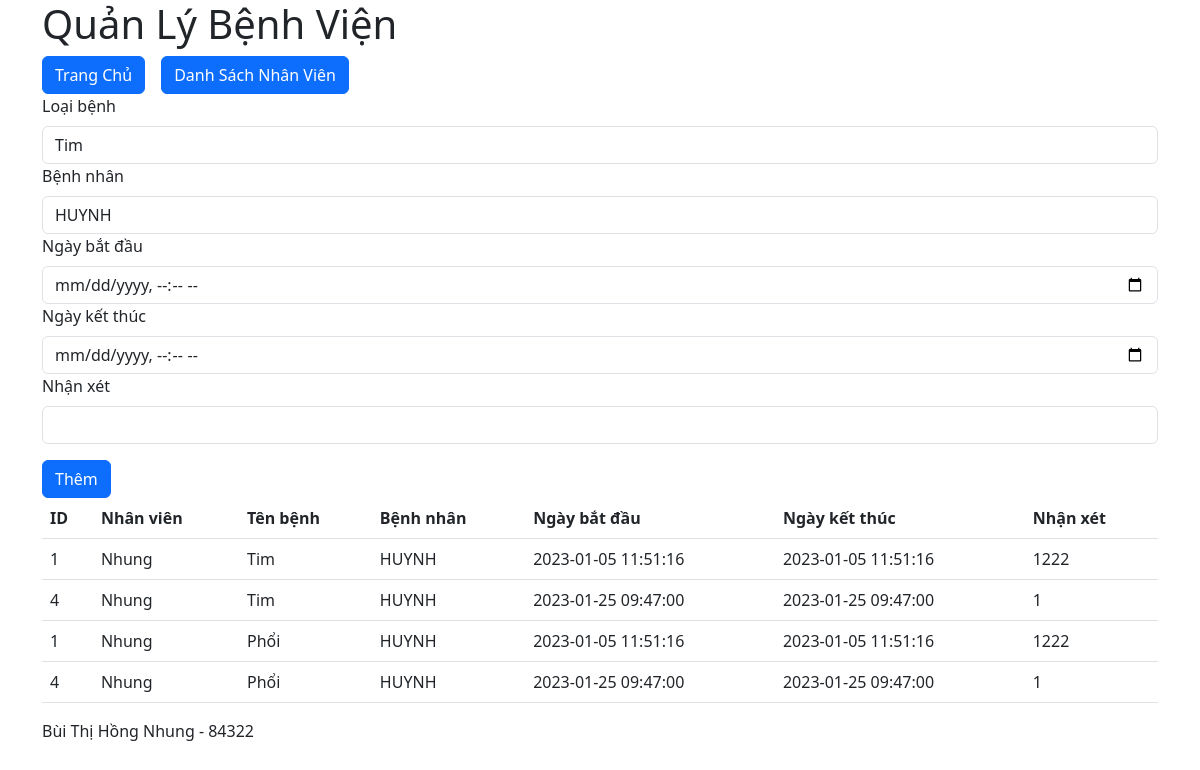
Page /themdieutri.php?id=13 on the committed database.
### tables this page shows
CREATE TABLE `dieutri` (
  `ID` int(11) NOT NULL,
  `nhanvien_ID` int(11) NOT NULL,
  `loaibenh_ID` int(11) NOT NULL,
  `benhnhan` varchar(32) NOT NULL,
  `ngaybatdau` datetime NOT NULL,
  `ngayketthuc` datetime NOT NULL,
  `nhanxet` int(11) NOT NULL
);

CREATE TABLE `nhanvien` (
  `ID` int(11) NOT NULL,
  `khoa_id` int(11) NOT NULL,
  `hovaten` varchar(255) NOT NULL,
  `dienthoai` varchar(10) NOT NULL,
  `namkyhopdong` datetime NOT NULL
);

CREATE TABLE `loaibenh` (
  `ID` int(11) NOT NULL,
  `tenbenh` varchar(255) NOT NULL,
  `mota` varchar(500) NOT NULL,
  `trieutrung` text NOT NULL,
  `huongdieutri` text NOT NULL
);

CREATE TABLE `benhnhan` (
  `ID` varchar(32) NOT NULL,
  `trangthai` int(11) NOT NULL,
  `hovaten` varchar(255) NOT NULL,
  `ngaysinh` datetime NOT NULL,
  `dienthoai` varchar(10) NOT NULL,
  `mota` text NOT NULL
);

### themdieutri.php (the view, shortened to what this page needs)
<?php
require_once 'header.php';
require_once 'connect.php';
if (isset($_GET['id'])) {
    $nhanvien_id = $_GET['id'];
    $sql = "SELECT dieutri.*, nhanvien.hovaten as htnv, loaibenh.tenbenh, benhnhan.hovaten FROM dieutri INNER JOIN nhanvien ON nhanvien.id = dieutri.nhanvien_id INNER JOIN loaibenh ON dieutri.loaibenh_id = dieutri.loaibenh_id INNER JOIN benhnhan ON benhnhan.id = dieutri.benhnhan WHERE nhanvien_id = $nhanvien_id";
    $stmt = $pdo->query($sql);
    $items = $stmt->fetchAll(PDO::FETCH_ASSOC);
}
?>
<div class="nav">
    <a href="index.php"
       class="btn btn-primary me-3">Trang Chủ</a>
    <a href="dsnhanvien.php"
       class="btn btn-primary me-3">Danh Sách Nhân Viên</a>
</div>
<form action="them.php"
      method="post">
    <label class="form-label">Loại bệnh</label>
    <select name="loaibenh_id" class="form-control">
        <?php
        $sqlBenh = "SELECT * FROM loaibenh";
        $stmt = $pdo->query($sqlBenh);
        $benhs = $stmt->fetchAll(PDO::FETCH_ASSOC);
        foreach ($benhs as $benh) {
            ?>
        <option value="<?php echo $benh['ID'] ?>"><?php echo $benh['tenbenh'] ?></option>
        <?php } ?>
    </select>
    <label class="form-label">Bệnh nhân</label>
    <select name="benhnhan" class="form-control">
        <?php
        $sqlBN = "SELECT * FROM benhnhan";
        $stmt = $pdo->query($sqlBN);
        $bns = $stmt->fetchAll(PDO::FETCH_ASSOC);
        foreach ($bns as $bn) {
            ?>
        <option value="<?php echo $bn['ID'] ?>"><?php echo $bn['hovaten'] ?></option>
        <?php } ?>
    </select>
    <label class="form-label">Ngày bắt đầu</label>
    <input type="datetime-local"
           class="form-control"
           name="ngaybatdau">
           <label class="form-label">Ngày kết thúc</label>
    <input type="datetime-local"
           class="form-control"
           name="ngayketthuc">
    <label class="form-label">Nhận xét</label>
    <input type="text"
           class="form-control"
           name="nhanxet">
    <input type="submit"
           value="Thêm"
           class="btn btn-primary mt-3">
</form>
<table class="table">
    <thead>
        <tr>
            <th>ID</th>
            <th>Nhân viên</th>
            <th>Tên bệnh</th>
            <th>Bệnh nhân</th>
            <th>Ngày bắt đầu</th>
            <th>Ngày kết thúc</th>
            <th>Nhận xét</th>
        </tr>
    </thead>
    <tbody>
        <?php foreach ($items as $item) { ?>
            <tr>
                <td><?php echo $item['ID'] ?></td>
                <td>
                    <?php echo $item['htnv'] ?>
                </td>
                <td>
                    <?php echo $item['tenbenh'] ?>
                </td>
                <td><?php echo $item['hovaten'] ?></td>
                <td>
                    <?php echo $item['ngaybatdau'] ?>
                </td>
                <td><?php echo $item['ngayketthuc'] ?></td>
                <td>
                    <?php echo $item['nhanxet'] ?>
                </td>
            </tr>
        <?php } ?>
    </tbody>
</table>
<?php require_once 'footer.php' ?>

### rows in the picture
dieutri: ID "1", nhanvien_ID.hovaten "Nhung", loaibenh_ID.tenbenh "Tim", benhnhan.hovaten "HUYNH", ngaybatdau "2023-01-05 11:51:16", ngayketthuc "2023-01-05 11:51:16", nhanxet "1222", loaibenh.tenbenh "Phổi"
dieutri: ID "4", nhanvien_ID.hovaten "Nhung", loaibenh_ID.tenbenh "Tim", benhnhan.hovaten "HUYNH", ngaybatdau "2023-01-25 09:47:00", ngayketthuc "2023-01-25 09:47:00", nhanxet "1", loaibenh.tenbenh "Phổi"

### other values in the picture
form field loaibenh_id "Tim"
form field benhnhan "HUYNH"
